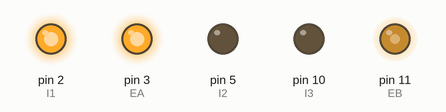
Bench run of a sketch on a simulated Arduino Uno, built with avr-gcc and run on an emulated ATmega328P. On the bench: output pins drawn as LEDs (lit = HIGH). What the sketch prints to the serial monitor is not drawn.

Above: at 0.1 s.
Timing chart, 0 to 1.6 s (numbered marks = the images above):
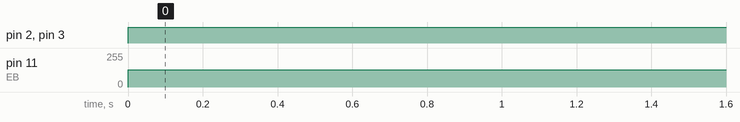

The sketch:

motor-angular-rate.ino
```cpp
// (licence header left out)
// Wheel PWM pin (must be a PWM pin)
int EA = 3;

int EB = 11;

// Wheel direction digital pins
int I1 = 2;
int I2 = 5;

int I3 = 10;
int I4 = 9;

// Motor PWM command variable [0-255]
byte R_u = 0;
byte L_u = 0;

// Left wheel encoder digital pins
const byte R_SIGNAL_A = 13;
const byte R_SIGNAL_B = 12;

const byte L_SIGNAL_A = 7;
const byte L_SIGNAL_B = 6;


// Encoder ticks per (motor) revolution (TPR)
const int TPR = 3000;

// Wheel radius [m]
const double RHO = 0.0625;

// Counter to keep track of encoder ticks [integer]
volatile long R_encoder_ticks = 0;
volatile long L_encoder_ticks = 0;

// Variable to store estimated angular rate of left wheel [rad/s]
double omega_R = 0.0;
double omega_L = 0.0;

// Variable to store estimated translational rate of left wheel [m/s]

double v_R = 0.0;
double v_L = 0.0;

// Sampling interval for measurements in milliseconds
const int T = 1000;

// Counters for milliseconds during interval
long t_now = 0;
long t_last = 0;

// This function is called when SIGNAL_A goes HIGH
void R_decodeEncoderTicks()
{
  if (digitalRead(R_SIGNAL_B) == LOW)
  {
    // SIGNAL_A leads SIGNAL_B, so count one way
    R_encoder_ticks--;
  }
  else
  {
    // SIGNAL_B leads SIGNAL_A, so count the other way
    R_encoder_ticks++;
  }
}

void L_decodeEncoderTicks()
{
  if (digitalRead(L_SIGNAL_B) == LOW)
  {
    // SIGNAL_A leads SIGNAL_B, so count one way
    L_encoder_ticks--;
  }
  else
  {
    // SIGNAL_B leads SIGNAL_A, so count the other way
    L_encoder_ticks++;
  }
}

void setup()
{
  // Open the serial port at 9600 bps
  Serial.begin(9600);

  // Set the pin modes for the motor driver
  pinMode(EA, OUTPUT);
  pinMode(I1, OUTPUT);
  pinMode(I2, OUTPUT);

  pinMode(EB, OUTPUT);
  pinMode(I2, OUTPUT);
  pinMode(I3, OUTPUT);

  // Set the pin modes for the encoders
  pinMode(R_SIGNAL_A, INPUT);
  pinMode(R_SIGNAL_B, INPUT);

  pinMode(L_SIGNAL_A, INPUT);
  pinMode(L_SIGNAL_B, INPUT);

  // Every time the pin goes high, this is a pulse
  attachInterrupt(digitalPinToInterrupt(R_SIGNAL_A), R_decodeEncoderTicks, RISING);
  attachInterrupt(digitalPinToInterrupt(L_SIGNAL_A), L_decodeEncoderTicks, RISING);

  // Print a message
  Serial.print("Program initialized.");
  Serial.print("\n");
}

void loop()
{
  // Get the elapsed time [ms]
  t_now = millis();

  if (t_now - t_last >= T)
  {
    // Estimate the rotational speed [rad/s]
    omega_R = -2.0 * PI * ((double)R_encoder_ticks / (double)TPR) * 1000.0 / (double)(t_now - t_last);
    omega_L = 2.0 * PI * ((double)L_encoder_ticks / (double)TPR) * 1000.0 / (double)(t_now - t_last);

    v_R = omega_R * 0.0625;
    v_L = omega_L * 0.0625;

    // Print some stuff to the serial monitor
//    Serial.print("Right Encoder ticks: ");
//    Serial.print(R_encoder_ticks);
//    Serial.print("\t");
//    Serial.print("Left Encoder ticks: ");
//    Serial.print(L_encoder_ticks);
//    Serial.print("\t");

    Serial.print("Right angular speed: ");
    Serial.print(omega_R);
    Serial.print(" rad/s");
    Serial.print("\t");
    Serial.print("Right translational speed: ");
    Serial.print(v_R);
    Serial.print(" m/s");
    Serial.print("\t");
    Serial.print("Left angular speed: ");
    Serial.print(omega_L);
    Serial.print(" rad/s");
    Serial.print("\t");
    Serial.print("Left translational speed: ");
    Serial.print(v_L);
    Serial.print(" m/s");
    Serial.print("\t");
    Serial.print("\n");

    // Record the current time [ms]
    t_last = t_now;

    // Reset the encoder ticks counter
    R_encoder_ticks = 0;
    L_encoder_ticks = 0;
  }

  // Set the wheel motor PWM command [0-255]

  L_u = 128;
  R_u = 255;

  // Select a direction
  digitalWrite(I1, HIGH);
  digitalWrite(I2, LOW);


  digitalWrite(I3, LOW);
  digitalWrite(I4, HIGH);

  // PWM command to the motor driver
  analogWrite(EA, R_u);
  analogWrite(EB, L_u);
}
```

Measured:
- by itself, pin 2 (I1), pin 3 (EA): LOW → HIGH at 0.00 s
- by itself, pin 11 (EB): 0/255 → 128/255 at 0.00 s
